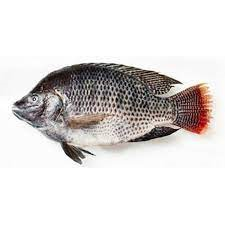
#> input picture assets/Picture81.jpg, 225 x 225 px
$ python rotate_img.py
#> lines starting #> are read from the running program, lines starting #| are printed output that depends on the picture
import cv2

img = cv2.imread("assets/Picture81.jpg", 0)
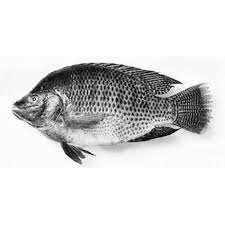
#> img: shape (225, 225); min 0, max 255, mean 218.7
img = cv2.resize(img, (300, 300))  # this is if you want to do by pixels
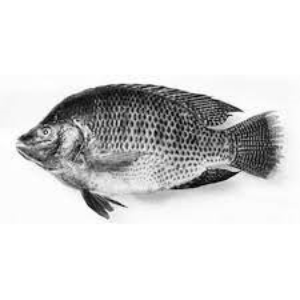
#> img: shape (300, 300); min 2, max 255, mean 218.6
img = cv2.resize(img, (0, 0), fx=2, fy=2)  # if you want 1/3 image somewhat like that
#> img: shape (600, 600)
img = cv2.rotate(img, cv2.ROTATE_90_COUNTERCLOCKWISE)
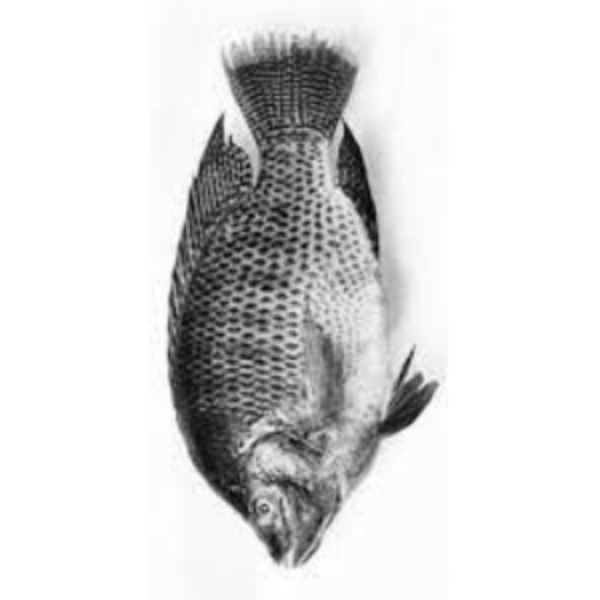
#> img: shape (600, 600); min 5, max 255, mean 218.6
img = cv2.rotate(img, cv2.ROTATE_90_CLOCKWISE)

cv2.imwrite("assets/new_img.jpg", img)  # filename in which this img is stored

cv2.imshow("Fish Image", img)
cv2.waitKey(0)  # will wait infinitly until you press any key on window
cv2.destroyAllWindows()

$ run again, with assets/Picture83.jpg copied over assets/Picture81.jpg
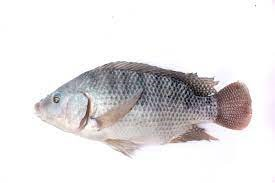
#> input picture assets/Picture83.jpg, 275 x 183 px
#> `img = cv2.resize(img, (300, 300))`:
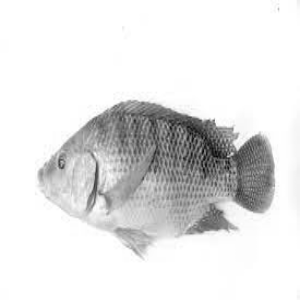
#> img: shape (300, 300); min 4, max 255, mean 226.9
#> `img = cv2.rotate(img, cv2.ROTATE_90_COUNTERCLOCKWISE)`:
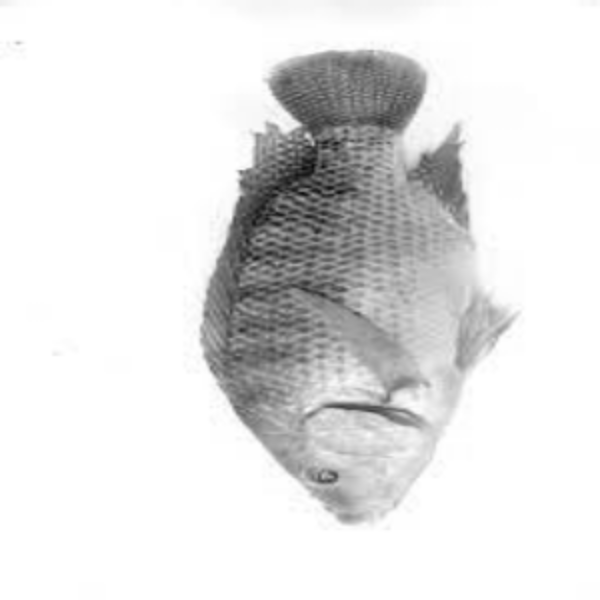
#> img: shape (600, 600); min 13, max 255, mean 226.9

$ run again, with assets/Picture88.jpg copied over assets/Picture81.jpg
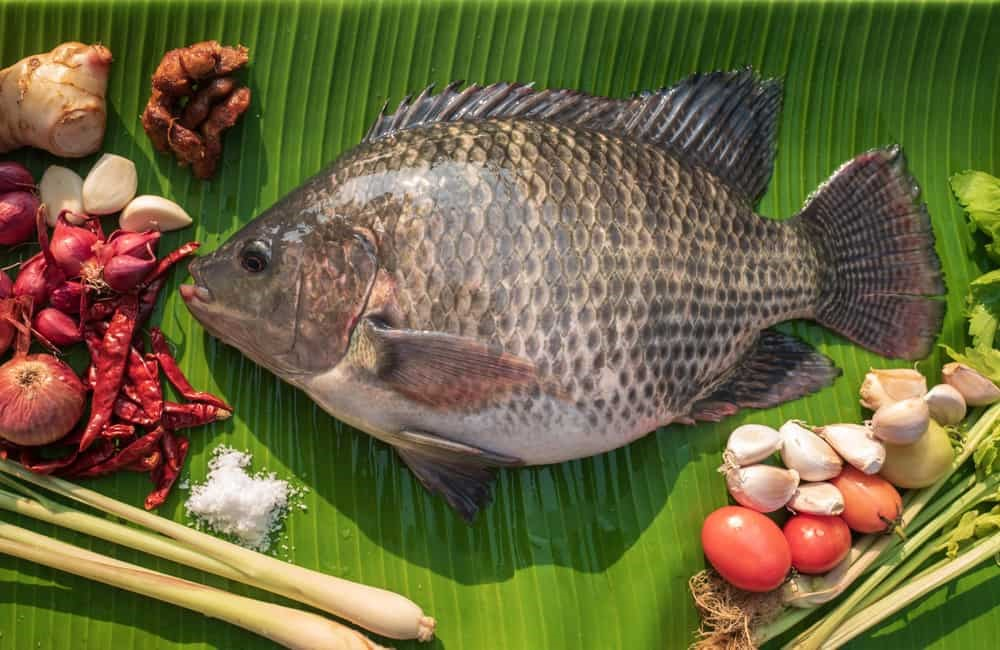
#> input picture assets/Picture88.jpg, 1000 x 650 px
#> `img = cv2.resize(img, (0, 0), fx=2, fy=2)`:
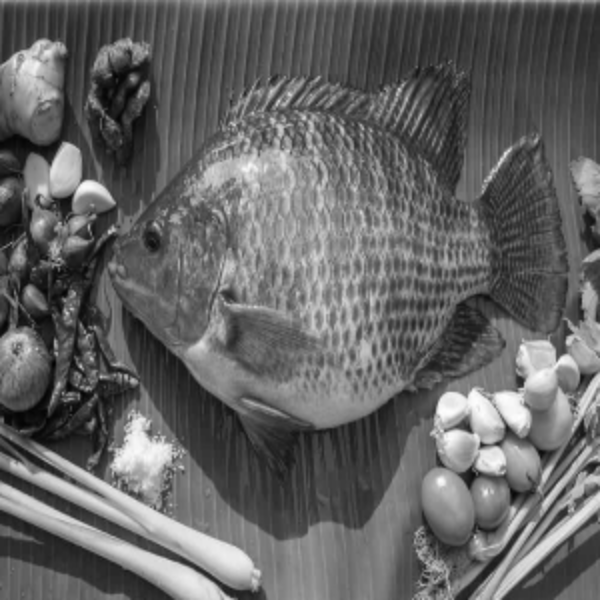
#> img: shape (600, 600); min 2, max 253, mean 100.2
#> `img = cv2.rotate(img, cv2.ROTATE_90_COUNTERCLOCKWISE)`:
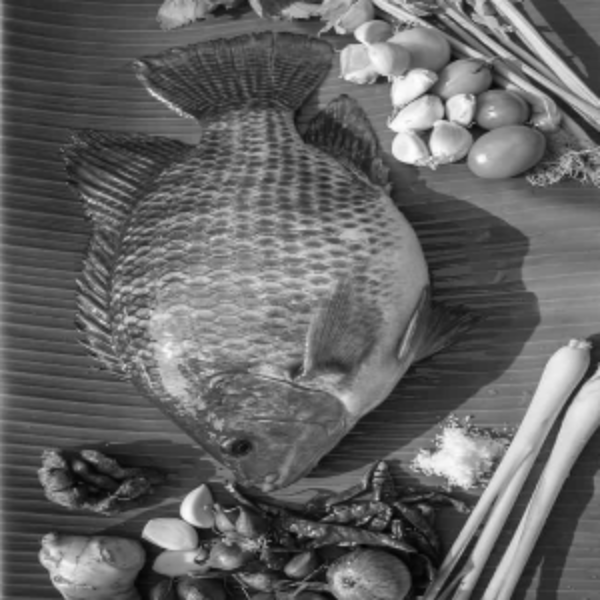
#> img: shape (600, 600); min 2, max 253, mean 100.2
